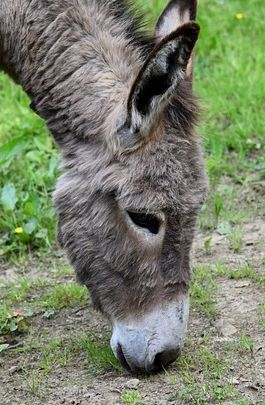
#> input picture lab1-hybrid-image/gui/res/donkey1.jpg, 265 x 405 px, found by its file name
$ python fft_20230326234547.py
#> lines starting #> are read from the running program, lines starting #| are printed output that depends on the picture
import cv2
import numpy as np
from matplotlib import pyplot as plt

pairs = [
    ('res/squirrel1.png', 'res/bunny1.png'),
    ('res/dog.jpg', 'res/cat.jpg'),
    ('res/donkey1.jpg', 'res/zebra1.jpg'),
]
pair_idx = 2    # select a pair of images from the list above
ksize1, sigma1, ksize2, sigma2 = 39, 11, 21, 5
d1, d2 = 10, 10


def ideal_spectral_filter(shape, d, type='lowpass'):
    m, n = shape
    basic_element = 0 if type == 'lowpass' else 1
    filter_element = 1 if type == 'lowpass' else 0
    h = np.full((m, n), basic_element, dtype=np.float32)
    for i in range(m):
        for j in range(n):
            if np.sqrt((i - m / 2) ** 2 + (j - n / 2) ** 2) <= d:
                    h[i, j] = filter_element
    return h


def spatial_hybrid_image(img1, img2, ksize1, sigma1, ksize2, sigma2):
    img1_low_pass = cv2.GaussianBlur(img1, (ksize1, ksize1), sigma1)
    img2_high_pass = cv2.subtract(img2, cv2.GaussianBlur(img2, (ksize2, ksize2), sigma2))
    hybrid_image = cv2.add(img1_low_pass, img2_high_pass)

    plt.subplot(321), plt.imshow(img1, cmap='gray')
    plt.title('Input Image1'), plt.xticks([]), plt.yticks([])
    plt.subplot(322), plt.imshow(img1_low_pass, cmap='gray')
    plt.title(f'Image1 Low Pass. ksize1 = {ksize1}, sigma1 = {sigma1}'), plt.xticks([]), plt.yticks([])
    plt.subplot(323), plt.imshow(hybrid_image, cmap='gray')
    plt.title('Hybrid Image'), plt.xticks([]), plt.yticks([])
    plt.subplot(324), plt.imshow(img2, cmap='gray')
    plt.title('Input Image2'), plt.xticks([]), plt.yticks([])
    plt.subplot(325), plt.imshow(img2_high_pass, cmap='gray')
    plt.title(f'Image2 High Pass. ksize2 = {ksize2}, sigma2 = {sigma2}'), plt.xticks([]), plt.yticks([])
    plt.show()


def spectral_hybrid_image(image1, image2, d1, d2):  # ref: https://www.youtube.com/watch?v=YVBxM64kpkU
    f1 = np.fft.fft2(np.float32(image1))
    f2 = np.fft.fft2(np.float32(image2))
    f1shift = np.fft.fftshift(f1)
    f2shift = np.fft.fftshift(f2)
    h1 = ideal_spectral_filter(f1.shape, d1, type='lowpass')
    h2 = ideal_spectral_filter(f2.shape, d2, type='highpass')
    f1_filtered = f1shift * h1
    f2_filtered = f2shift * h2
    f1_filtered_shift = np.fft.ifftshift(f1_filtered)
    f2_filtered_shift = np.fft.ifftshift(f2_filtered)
    f1_filtered_ifft = np.fft.ifft2(f1_filtered_shift)
    f2_filtered_ifft = np.fft.ifft2(f2_filtered_shift)
    hybrid_image = np.abs(f1_filtered_ifft) + np.abs(f2_filtered_ifft)
    # [25 lines of commented-out code are left out]
    return hybrid_image


def call_back_d1(x):
    global d1
    d1 = x
    hybrid_image = spectral_hybrid_image(img1, img2, d1, d2)
    cv2.imshow('Hybrid Image', hybrid_image)
    show_pyramid_in_canvas(pyramid(hybrid_image, 5))


def call_back_d2(x):
    global d2
    d2 = x
    hybrid_image = spectral_hybrid_image(img1, img2, d1, d2)
    cv2.imshow('Hybrid Image', hybrid_image)
    show_pyramid_in_canvas(pyramid(hybrid_image, 5))


def pyramid(image, level):
    pyr = [image]
    for i in range(level - 1):
        pyr.append(cv2.pyrDown(pyr[i]))
    return pyr


def show_pyramid_in_canvas(pyr):
    canvas = np.zeros((pyr[0].shape[0], np.sum([p.shape[1] for p in pyr])), dtype=np.uint8)
    x = 0
    for p in pyr:
        canvas[:p.shape[0], x:x+p.shape[1]] = p
        x += p.shape[1]
    cv2.imshow('Pyramid', canvas)


if __name__ == '__main__':
    img1 = cv2.imread(pairs[pair_idx][0], 0)    # read as grayscale
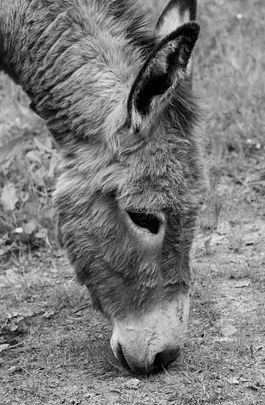
#> img1: shape (405, 265); min 0, max 255, mean 123.8
    img2 = cv2.imread(pairs[pair_idx][1], 0)
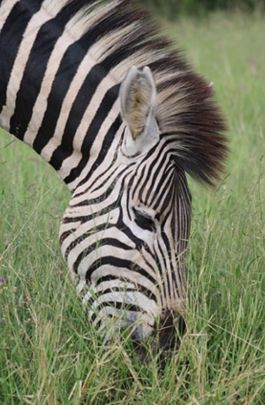
#> input picture lab1-hybrid-image/gui/res/zebra1.jpg, 265 x 405 px, found by its file name
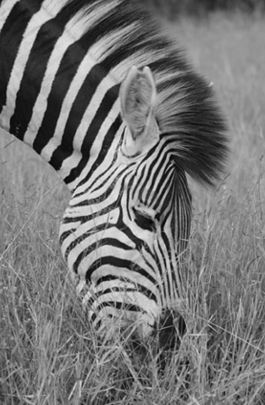
#> img2: shape (405, 265); min 0, max 243, mean 117.7

    # spatial_hybrid_image(img1, img2, ksize1, sigma1, ksize2, sigma2)
    hybrid_image = spectral_hybrid_image(img1, img2, d1, d2)
#> in spectral_hybrid_image, `hybrid_image = np.abs(f1_filtered_ifft) + np.abs(f2_filtered_ifft)`:
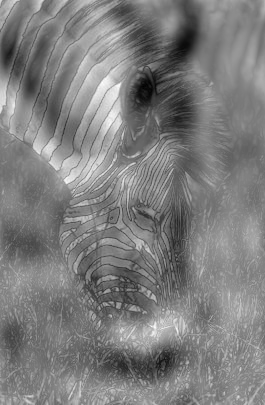
#> hybrid_image: shape (405, 265) float64; min 2.98, max 308.4, mean 153.9; drawn with min black and max white
    cv2.imshow('Img1', img1)
    cv2.imshow('Img2', img2)
    cv2.imshow('Hybrid Image', hybrid_image)
    show_pyramid_in_canvas(pyramid(hybrid_image, 5))
#> after the loop in pyramid, `for i in range(level - 1):`: pyr = 5 items
#> in show_pyramid_in_canvas, `canvas = np.zeros((pyr[0].shape[0], np.sum([p.shape[1] for p in pyr]))..`: canvas: shape (405, 516); every value is 0
#> the loop in show_pyramid_in_canvas, `for p in pyr:` made 5 passes
#> x on passes 1 to 5: 265, 398, 465, 499, 516
#> after the loop in show_pyramid_in_canvas, `for p in pyr:`:
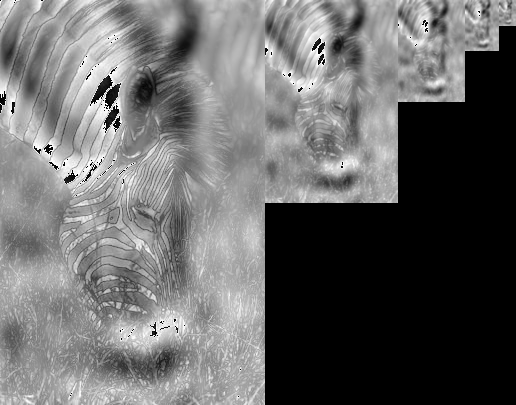
#> canvas: shape (405, 516); min 0, max 255, mean 103.5
#> after the loop in show_pyramid_in_canvas, `for p in pyr:`: x = 516
    cv2.createTrackbar('d1', 'Hybrid Image', d1, 100, call_back_d1)
    cv2.createTrackbar('d2', 'Hybrid Image', d2, 100, call_back_d2)
    cv2.waitKey(0)
